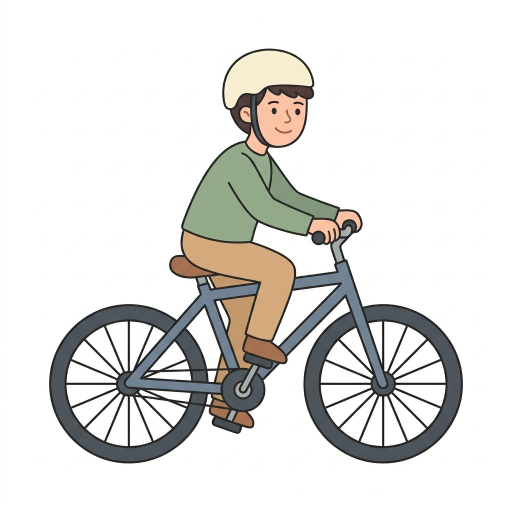
#> input picture art2d/cyclist-raw.png, 1024 x 1024 px, found by its file name (shown at 1/2 size)
$ python key-sprites.py
#> lines starting #> are read from the running program, lines starting #| are printed output that depends on the picture
# Key the generated 2D prop sprites: flood the BACKGROUND to transparent from
# the image edges (so white paint inside a sprite — the ambulance body — is
# safe), then autocrop to the opaque pixels with a small pad.
import sys
from collections import deque
from PIL import Image

def key(src, dst, tol=26):
#> called with src = 'art2d/cyclist-raw.png', dst = 'src/assets/img/flat2d/cyclist.png', tol = 26
    im = Image.open(src).convert('RGBA')
    w, h = im.size
#> w = 1024; h = 1024
    px = im.load()
    # The background colour is whatever the corners agree on.
    corners = [px[0, 0], px[w - 1, 0], px[0, h - 1], px[w - 1, h - 1]]
#> corners = [(251, 249, 250, 255), (252, 252, 252, 255), (253, 255, 254, 255), (255, 255, 255, 255)]
    br, bg_, bb = (sum(c[i] for c in corners) // 4 for i in range(3))
#> br = 252; bg_ = 252; bb = 252
    seen = bytearray(w * h)
    q = deque()
    for x in range(w):
        q.append((x, 0)); q.append((x, h - 1))
    for y in range(h):
        q.append((0, y)); q.append((w - 1, y))
    while q:
        x, y = q.popleft()
        i = y * w + x
        if seen[i]:
            continue
        seen[i] = 1
        r, g, b, a = px[x, y]
        if abs(r - br) > tol or abs(g - bg_) > tol or abs(b - bb) > tol:
            continue
        px[x, y] = (r, g, b, 0)
        if x > 0: q.append((x - 1, y))
        if x < w - 1: q.append((x + 1, y))
        if y > 0: q.append((x, y - 1))
        if y < h - 1: q.append((x, y + 1))
#> this loop made 2920868 passes
#> (r, g, b) on passes 1 to 3: (251, 249, 250), (253, 255, 254), (255, 253, 254)
    box = im.getbbox()
    pad = 6
    box = (max(0, box[0] - pad), max(0, box[1] - pad), min(w, box[2] + pad), min(h, box[3] + pad))
    im = im.crop(box)
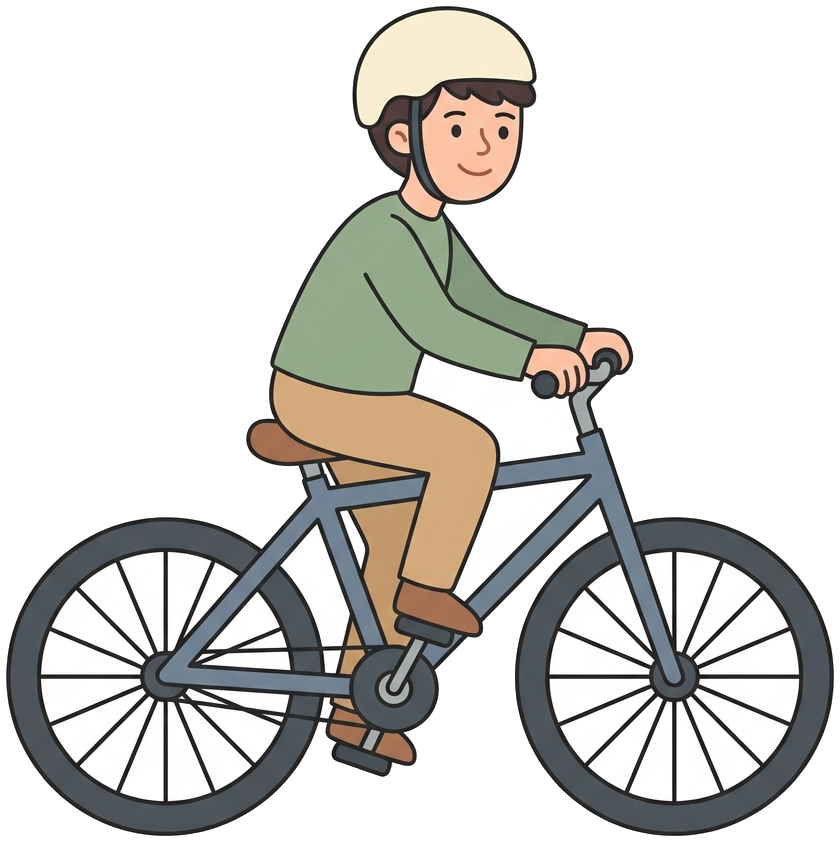
#> im: PIL image 840x842 RGBA; mean R, G, B, A 210.6, 209.4, 206.1, 114.8; transparent parts drawn white
    # Working size: none of these needs to be 1024px wide in the bundle.
    if im.width > 560:
        im = im.resize((560, round(im.height * 560 / im.width)), Image.LANCZOS)
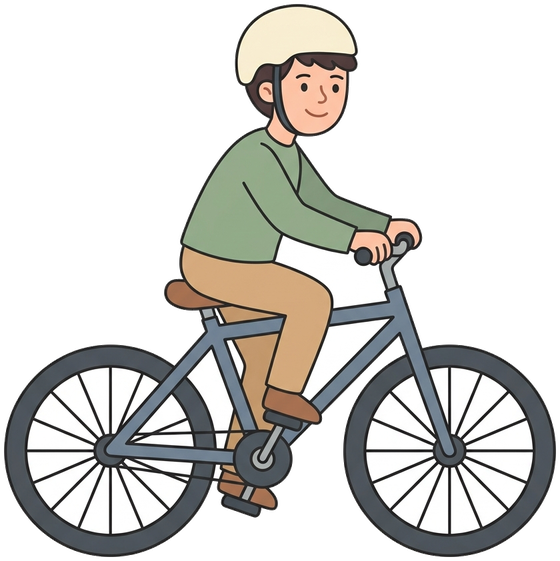
#> im: PIL image 560x561 RGBA; mean R, G, B, A 72.4, 71.1, 67.8, 114.8; transparent parts drawn white
    im.save(dst, optimize=True)
    print(f'{dst}: {im.width}x{im.height}')
#| src/assets/img/flat2d/cyclist.png: 560x561

pairs = [
    ('art2d/cyclist-raw.png', 'src/assets/img/flat2d/cyclist.png'),
    ('art2d/scooter-raw.png', 'src/assets/img/flat2d/scooter.png'),
    ('art2d/gate-raw.png', 'src/assets/img/flat2d/gate.png'),
    ('art2d/child-raw.png', 'src/assets/img/flat2d/child.png'),
    ('art2d/dog-raw.png', 'src/assets/img/flat2d/dog.png'),
    ('art2d/person-raw.png', 'src/assets/img/flat2d/person.png'),
    ('art2d/ambulance-raw.png', 'src/assets/img/flat2d/ambulance.png'),
    ('art2d/baysign-raw.png', 'src/assets/img/flat2d/baysign.png'),
]
for src, dst in pairs:
    key(src, dst)
#> pass 2 of the loop `for src, dst in pairs:`:
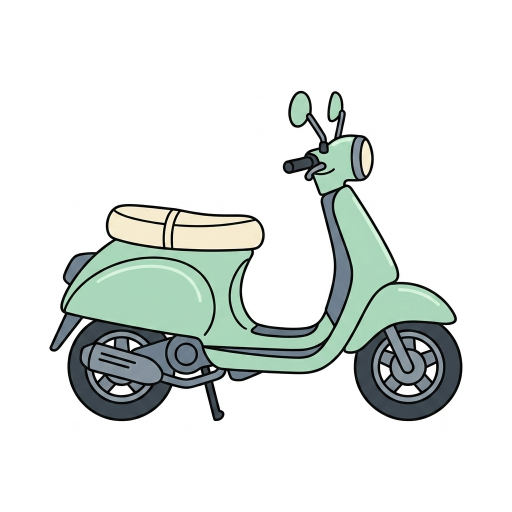
#> input picture art2d/scooter-raw.png, 1024 x 1024 px, found by its file name (shown at 1/2 size)
#> in key (call 2), `im = im.crop(box)`:
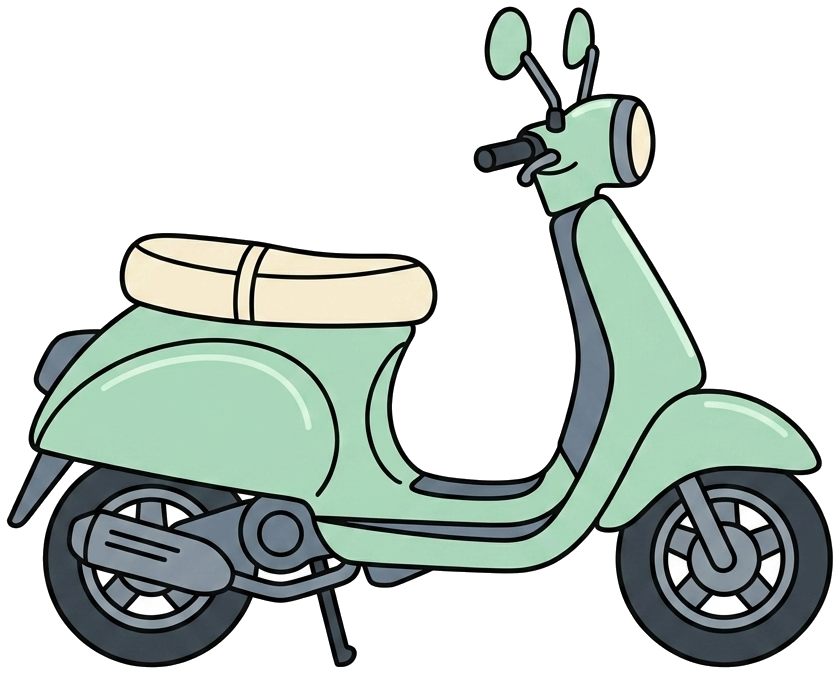
#> im: PIL image 839x674 RGBA; mean R, G, B, A 197.7, 207, 202.1, 112.2; transparent parts drawn white
#> in key (call 2), `im = im.resize((560, round(im.height * 560 / im.width)), Image.LANCZOS)`:
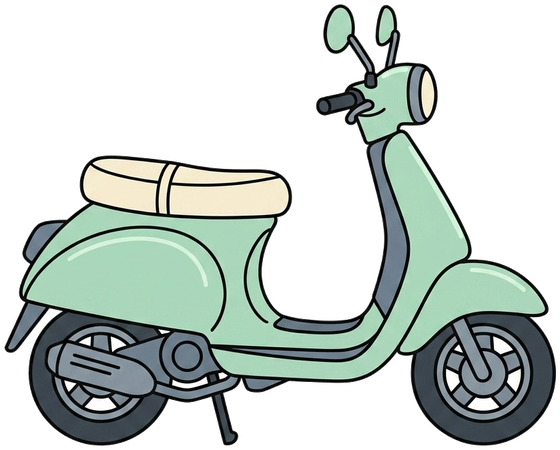
#> im: PIL image 560x450 RGBA; mean R, G, B, A 57.8, 67, 62.2, 112.1; transparent parts drawn white
#| src/assets/img/flat2d/scooter.png: 560x450
#> pass 3 of the loop `for src, dst in pairs:`:
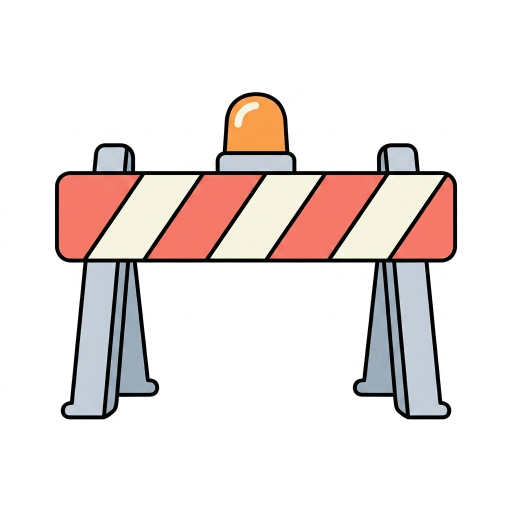
#> input picture art2d/gate-raw.png, 1024 x 1024 px, found by its file name (shown at 1/2 size)
#> in key (call 3), `im = im.crop(box)`:
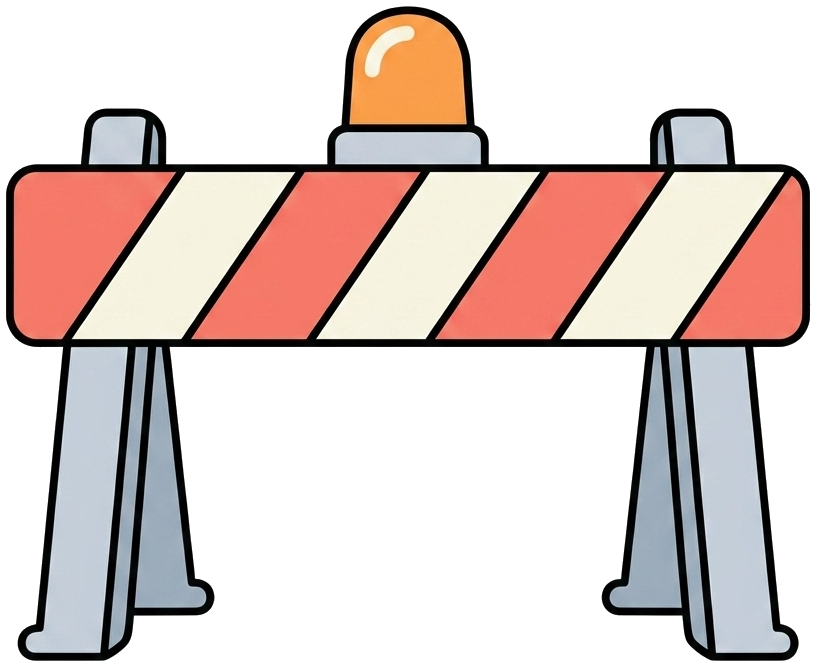
#> im: PIL image 817x667 RGBA; mean R, G, B, A 218.6, 203, 199.2, 120.8; transparent parts drawn white
#> in key (call 3), `im = im.resize((560, round(im.height * 560 / im.width)), Image.LANCZOS)`:
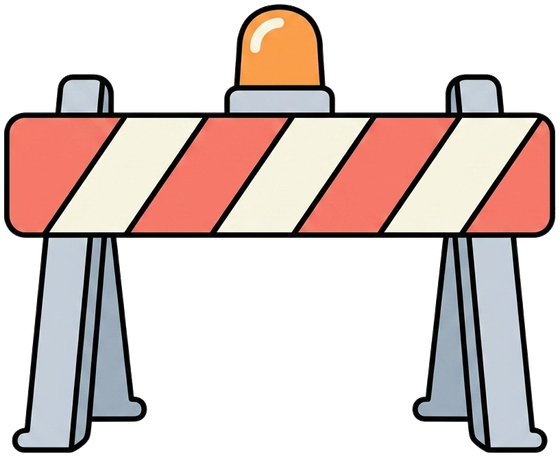
#> im: PIL image 560x457 RGBA; mean R, G, B, A 86.4, 70.8, 67, 120.8; transparent parts drawn white
#| src/assets/img/flat2d/gate.png: 560x457
#> (the run stopped early here; a loop or call above may not have finished)
